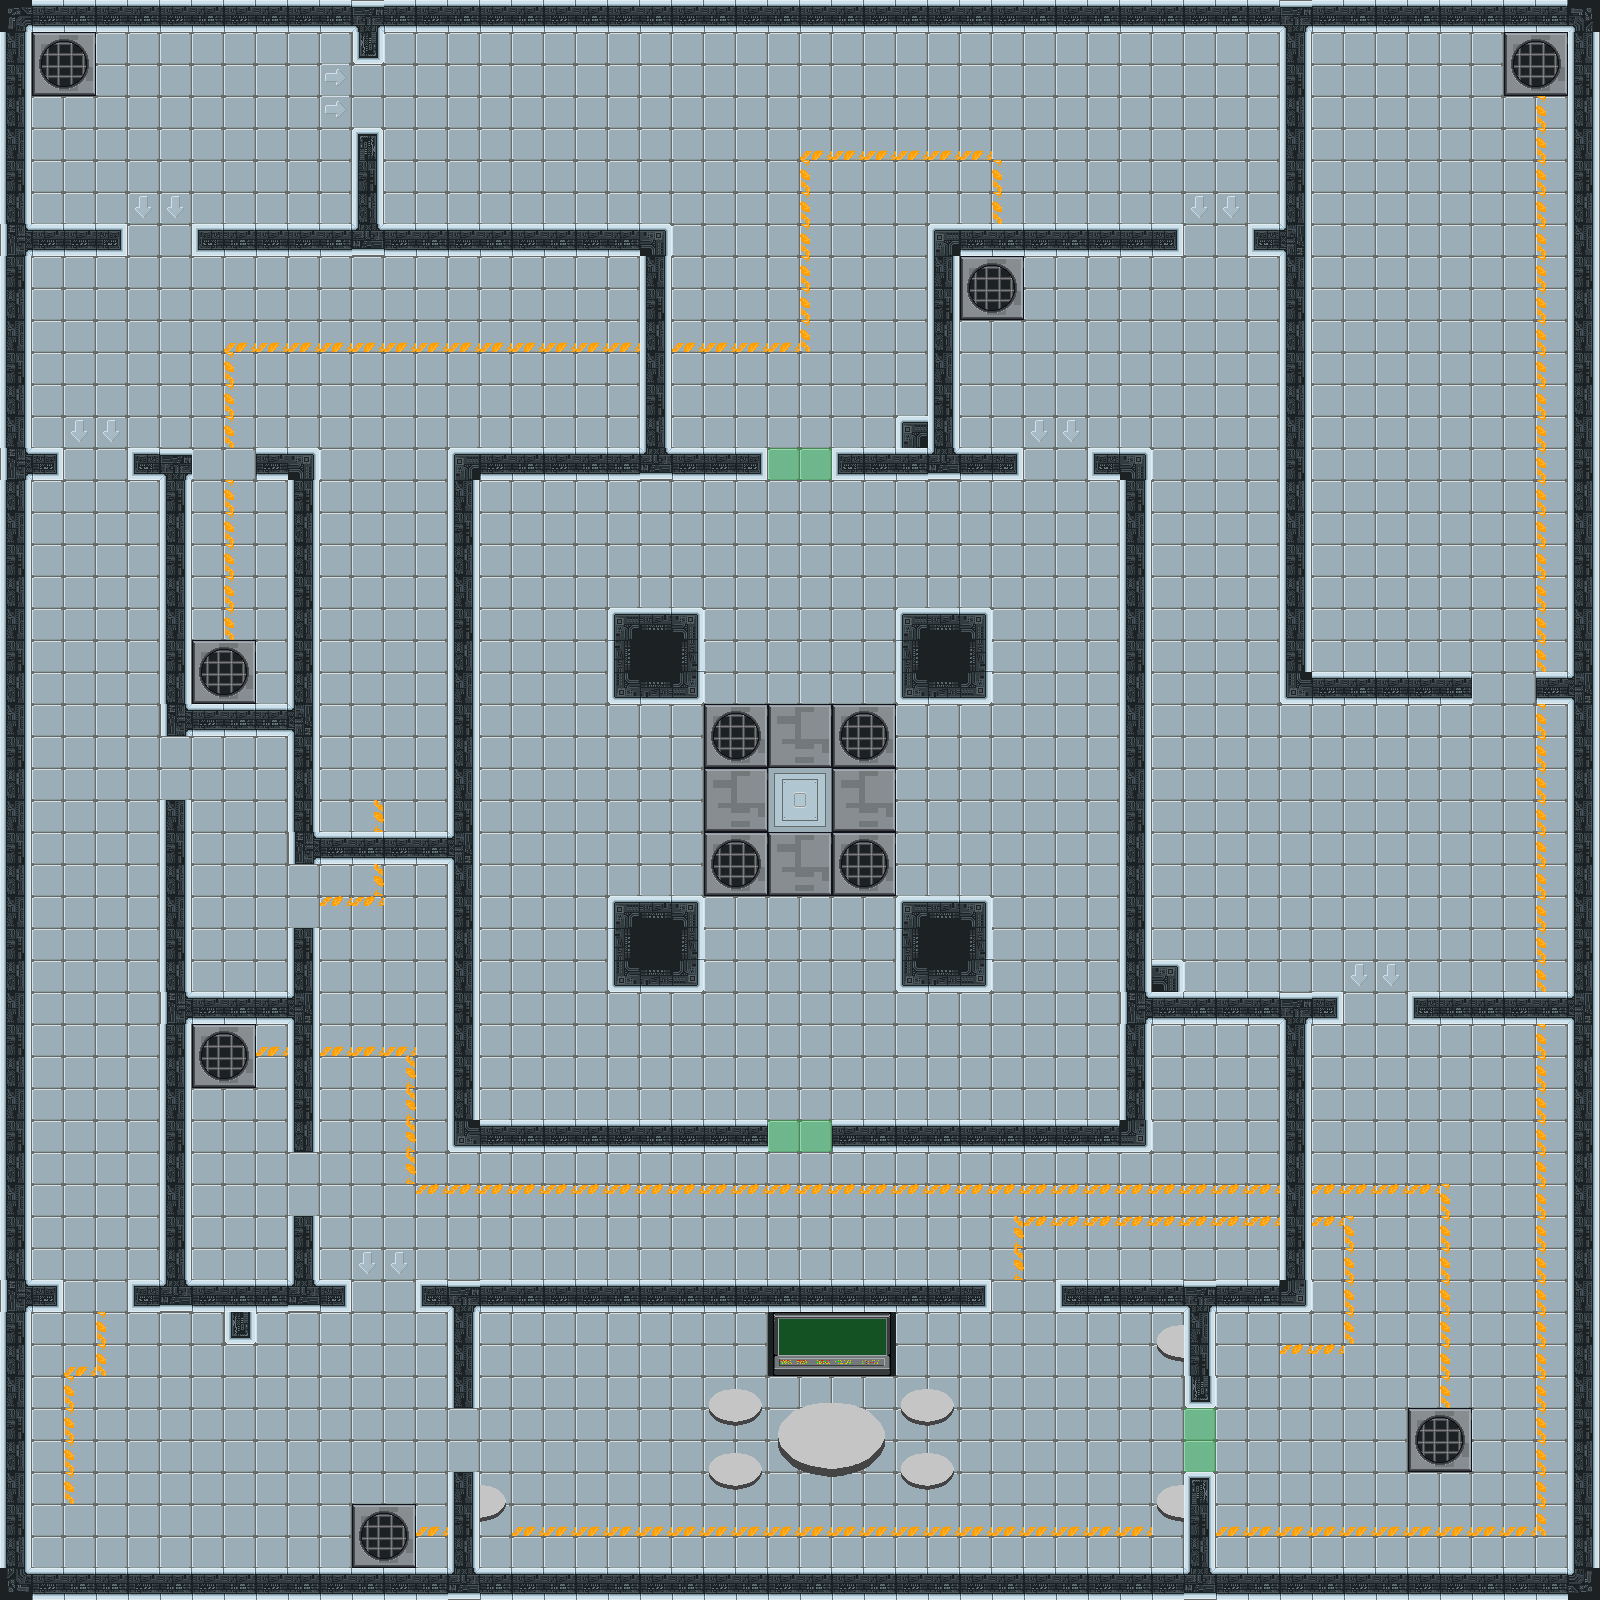

A 2D game scene composited from a Tiled map and its tileset images. What follows is a short description and the map's XML, with each tile layer's data collapsed to a summary:
An orthogonal 50x50 tile map with 32x32 px tiles, 7 tile layers (Baackground, Floor, MapBorder, Walls, ...) and 59 objects.

<map version="1.5" tiledversion="1.7.2" orientation="orthogonal" renderorder="right-down" width="50" height="50" tilewidth="32" tileheight="32" infinite="0" nextlayerid="42" nextobjectid="104">
 <tileset firstgid="1" name="Tileset" tilewidth="32" tileheight="32" tilecount="900" columns="30">
  <image source="data/map/tileset.png" width="960" height="960" />
 </tileset>
 <layer id="1" name="Baackground" width="50" height="50">
  <data>[2500 cells, 2500 non-empty, 1 distinct tile ids]</data>
 </layer>
 <layer id="3" name="Floor" width="50" height="50">
  <data>[2500 cells, 2304 non-empty, 2 distinct tile ids]</data>
 </layer>
 <layer id="2" name="MapBorder" width="50" height="50">
  <data>[2500 cells, 196 non-empty, 13 distinct tile ids]</data>
 </layer>
 <layer id="4" name="Walls" width="50" height="50">
  <data>[2500 cells, 311 non-empty, 22 distinct tile ids]</data>
 </layer>
 <layer id="12" name="Decorations" width="50" height="50">
  <data>[2500 cells, 288 non-empty, 47 distinct tile ids]</data>
 </layer>
 <layer id="11" name="Vents" width="50" height="50">
  <data>[2500 cells, 24 non-empty, 4 distinct tile ids]</data>
 </layer>
 <layer id="13" name="Windows" width="50" height="50">
  <data>[2500 cells, 6 non-empty, 2 distinct tile ids]</data>
 </layer>
 <objectgroup id="29" name="OpenDoorsH">
  <object id="63" x="1184" y="224">
   <point />
  </object>
  <object id="64" x="128" y="224">
   <point />
  </object>
  <object id="65" x="64" y="448">
   <point />
  </object>
  <object id="66" x="1344" y="992">
   <point />
  </object>
  <object id="67" x="352" y="1280">
   <point />
  </object>
  <object id="97" x="1472" y="672">
   <point />
  </object>
 </objectgroup>
 <objectgroup id="33" name="OpenDoorsV">
  <object id="68" x="352" y="64">
   <point />
  </object>
  <object id="100" x="288" y="1152">
   <point />
  </object>
  <object id="101" x="160" y="736">
   <point />
  </object>
 </objectgroup>
 <objectgroup id="30" name="HackDoorsH">
  <object id="73" x="64" y="1280">
   <point />
  </object>
  <object id="91" x="992" y="1280">
   <point />
  </object>
 </objectgroup>
 <objectgroup id="41" name="LockedDoorsV">
  <object id="98" x="448" y="1408">
   <point />
  </object>
  <object id="102" x="288" y="864">
   <point />
  </object>
 </objectgroup>
 <objectgroup id="31" name="LockedDoorsH">
  <object id="70" x="1024" y="448">
   <point />
  </object>
 </objectgroup>
 <objectgroup id="37" name="Terminals">
  <object id="85" x="480" y="1312">
   <point />
  </object>
  <object id="99" x="1216" y="1312">
   <point />
  </object>
 </objectgroup>
 <objectgroup id="36" name="Tripwires">
  <object id="80" x="32" y="992">
   <point />
  </object>
  <object id="81" x="32" y="704">
   <point />
  </object>
 </objectgroup>
 <objectgroup id="38" name="Alarms">
  <object id="87" x="896" y="416">
   <point />
  </object>
  <object id="88" x="224" y="1312">
   <point />
  </object>
  <object id="89" x="1152" y="960">
   <point />
  </object>
 </objectgroup>
 <objectgroup id="40" name="EndLevelItem">
  <object id="90" x="787.5" y="785">
   <point />
  </object>
 </objectgroup>
 <objectgroup id="20" name="EndPoint">
  <object id="37" x="32" y="32">
   <point />
  </object>
 </objectgroup>
 <objectgroup id="19" name="KeyPickups">
  <object id="1" x="815.333" y="1426.67">
   <point />
  </object>
 </objectgroup>
 <objectgroup id="18" name="WeaponPickups">
  <object id="26" x="1408" y="320">
   <point />
  </object>
  <object id="27" x="1344" y="384">
   <point />
  </object>
  <object id="28" x="1408" y="384">
   <point />
  </object>
  <object id="29" x="1472" y="384">
   <point />
  </object>
 </objectgroup>
 <objectgroup id="17" name="HealthPickups">
  <object id="22" x="1344" y="192">
   <point />
  </object>
  <object id="23" x="1408" y="192">
   <point />
  </object>
  <object id="24" x="1472" y="192">
   <point />
  </object>
  <object id="25" x="1408" y="256">
   <point />
  </object>
  <object id="30" x="224" y="1536">
   <point />
  </object>
  <object id="35" x="224" y="1184">
   <point />
  </object>
 </objectgroup>
 <objectgroup id="24" name="GuardPath5">
  <object id="52" x="1440" y="1376">
   <point />
  </object>
  <object id="53" x="1376" y="1088">
   <point />
  </object>
  <object id="54" x="1376" y="832">
   <point />
  </object>
  <object id="55" x="1216" y="832">
   <point />
  </object>
  <object id="56" x="1216" y="352">
   <point />
  </object>
 </objectgroup>
 <objectgroup id="23" name="GuardPath4">
  <object id="93" x="1216" y="1088">
   <point />
  </object>
  <object id="94" x="1216" y="1216">
   <point />
  </object>
  <object id="95" x="384" y="1216">
   <point />
  </object>
  <object id="96" x="384" y="928">
   <point />
  </object>
 </objectgroup>
 <objectgroup id="22" name="GuardPath3">
  <object id="45" x="1056" y="1056">
   <point />
  </object>
  <object id="46" x="544" y="1056">
   <point />
  </object>
  <object id="47" x="544" y="544">
   <point />
  </object>
  <object id="48" x="1056" y="544">
   <point />
  </object>
 </objectgroup>
 <objectgroup id="21" name="GuardPath2">
  <object id="41" x="544" y="544">
   <point />
  </object>
  <object id="42" x="1056" y="544">
   <point />
  </object>
  <object id="43" x="1056" y="1056">
   <point />
  </object>
  <object id="44" x="544" y="1056">
   <point />
  </object>
 </objectgroup>
 <objectgroup id="25" name="GuardPath1">
  <object id="38" x="384" y="672">
   <point />
  </object>
  <object id="39" x="384" y="352">
   <point />
  </object>
  <object id="40" x="544" y="352">
   <point />
  </object>
  <object id="92" x="64" y="352">
   <point />
  </object>
 </objectgroup>
 <objectgroup id="15" name="PlayersSpawnPositions">
  <object id="2" x="96" y="160">
   <point />
  </object>
  <object id="3" x="160" y="160">
   <point />
  </object>
  <object id="4" x="192" y="96">
   <point />
  </object>
  <object id="5" x="256" y="96">
   <point />
  </object>
 </objectgroup>
</map>
